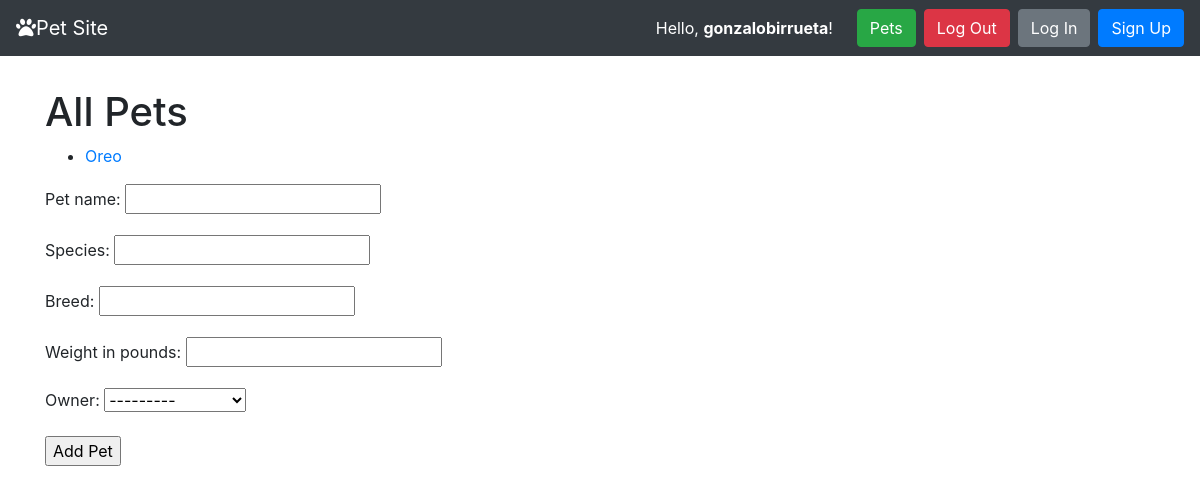
Before: /pets/ (signed in) with the older database file.
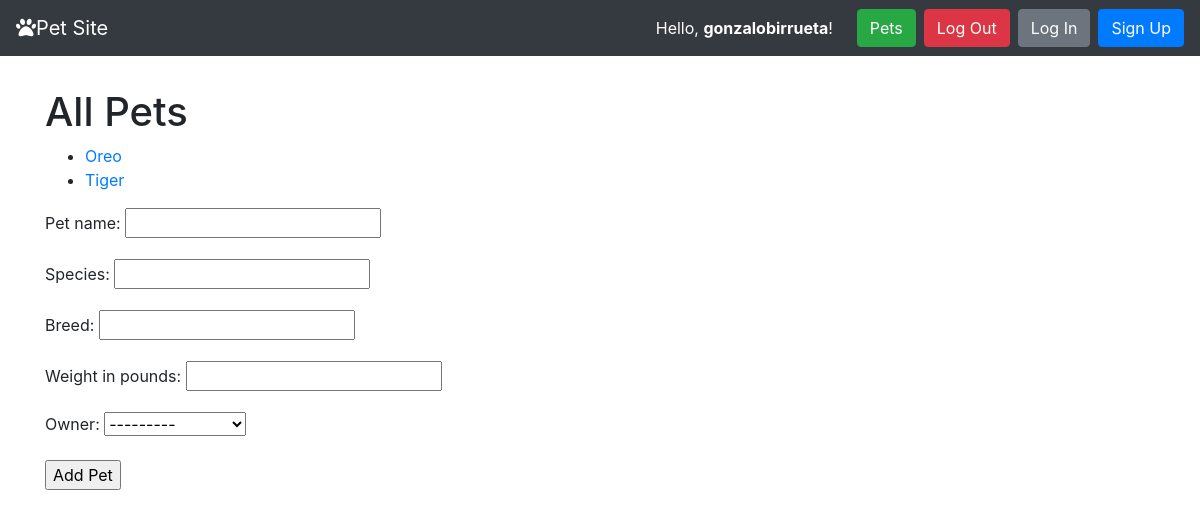
After: the same page with the newer database file.
### pet/models.py (models this page shows, shortened)
class Pet(models.Model):
    pet_name = models.CharField(max_length=100)
    species = models.CharField(max_length=100)
    breed = models.CharField(max_length=100)
    weight_in_pounds = models.IntegerField()
    owner = models.ForeignKey(User, on_delete=models.CASCADE)

### pet/views.py (the view, shortened to what this page needs)
# urls.py: path('pets/', PetsList.as_view(), name='pets-list'),
class PetsList(ListView):
  def get(self, request, *args, **kwargs):
      context = {'form': PetForm(), 'pets': Pet.objects.all()}
      return render(request, 'pets-list.html', context)

### pet/forms.py
class PetForm(forms.ModelForm):
    class Meta:
        model = Pet
        fields = ['pet_name', 'species','breed', "weight_in_pounds", "owner"]

### pet/templates/pets-list.html (shortened to what this page needs)
{% extends 'base.html' %}
{% block content %}
{% if user.is_authenticated %}
  <h1>All Pets</h1>
  <ul>
    {% for pet in pets %}
      <li>
        <a href="/pets/{{ pet.id }}">{{ pet.pet_name }}</a>
      </li>
    {% endfor %}
  </ul>
  <form method="POST">
  {{ form.as_p }}
  <input type="submit" value="Add Pet">
  </form>
{% endif %}
{% endblock %}

Changed rows visible on the page:
added Pet: pet_name "Tiger"
